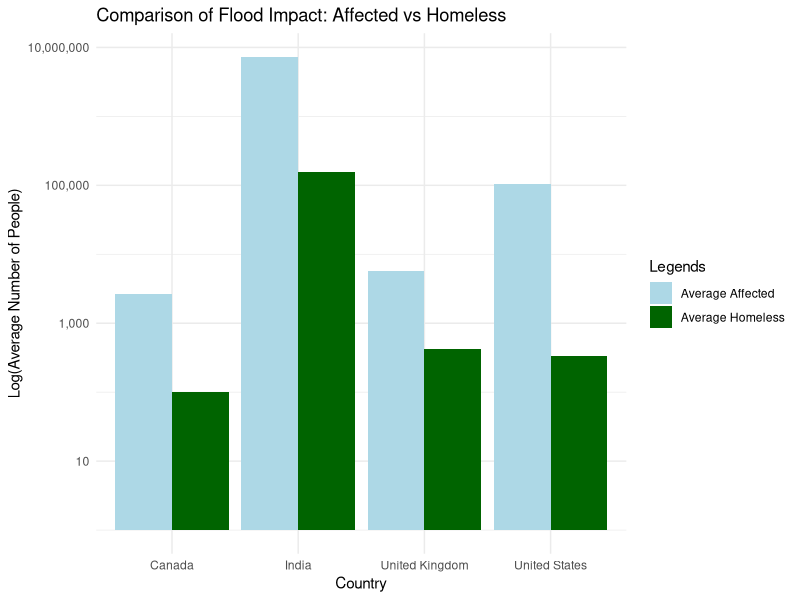
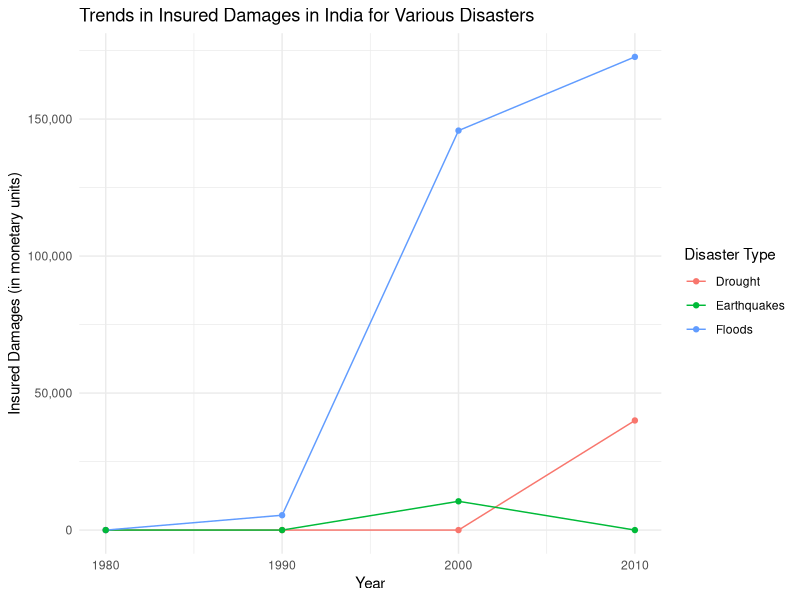

The R script that drew these images, in order:
## ---- chunk 1
library(tidyverse)

data <- read_csv("natural-disasters.csv")
## ---- chunk 2
filterData <- data %>%
  filter(Entity %in% c("India", "United Kingdom", "United States", "Canada")) %>%
  select(Entity, Year, `Number of people affected by floods`, `Number of people left homeless from floods`)

avgData <- filterData %>%
  group_by(Entity) %>%
  summarize(
    avgAffected = mean(`Number of people affected by floods`, na.rm = TRUE),
    avgHomeless = mean(`Number of people left homeless from floods`, na.rm = TRUE)
  ) %>%
  pivot_longer(cols = c(avgAffected, avgHomeless), names_to = "Legends", values_to = "Value")

ggplot(avgData, aes(x = Entity, y = Value, fill = Legends)) +
  geom_bar(stat = "identity", position = position_dodge()) +
  scale_y_log10(labels = scales::comma_format()) +
  labs(x = "Country", 
       y = "Log(Average Number of People)", 
       title = "Comparison of Flood Impact: Affected vs Homeless"
       ) +
  
  scale_fill_manual(
    values = c("avgAffected" = "lightblue", "avgHomeless" = "darkgreen"),
    labels = c("avgAffected" = "Average Affected", "avgHomeless" = "Average Homeless")
  ) +
  theme_minimal()
## ---- chunk 3
filtered_data <- filterData %>% filter(Year > 1979) #filter to data greater than 1980 
india_data <- filtered_data %>% filter(Entity == "India") %>% select(`Number of people affected by floods`)
other_data <- filtered_data %>% filter(Entity != "India") %>% select(`Number of people affected by floods`)

var.test(india_data$`Number of people affected by floods`, other_data$`Number of people affected by floods`)
## ---- chunk 4
result <- t.test(india_data, other_data)
result
## ---- chunk 5
print(paste("P-value:", result$p.value))
## ---- chunk 6
# Filter data for India
india_data <- data %>% filter(Entity == "India")

india_long <- india_data %>%
  select(Year, `Insured damages against drought`, `Insured damages against floods`,
         `Insured damages against earthquakes`) %>%
  pivot_longer(cols = starts_with("Insured damages"),
               names_to = "DisasterType",
               values_to = "InsuredDamages") %>%
  mutate(DisasterType = str_to_title(str_replace(DisasterType, "Insured damages against ", "")))


# Filter data for India starting from the year 1980 and remove NA values
india_long_filtered <- india_long %>%
  filter(Year >= 1980 & !is.na(InsuredDamages))

# Line plot to show trends over time
ggplot(india_long_filtered, aes(x = Year, y = InsuredDamages, color = DisasterType, group = DisasterType)) +
  geom_line() +
  geom_point(size = 1.5) +
  labs(title = "Trends in Insured Damages in India for Various Disasters",
       x = "Year",
       y = "Insured Damages (in monetary units)",
       color = "Disaster Type") +
  theme_minimal() +
  scale_y_continuous(labels = scales::comma)
